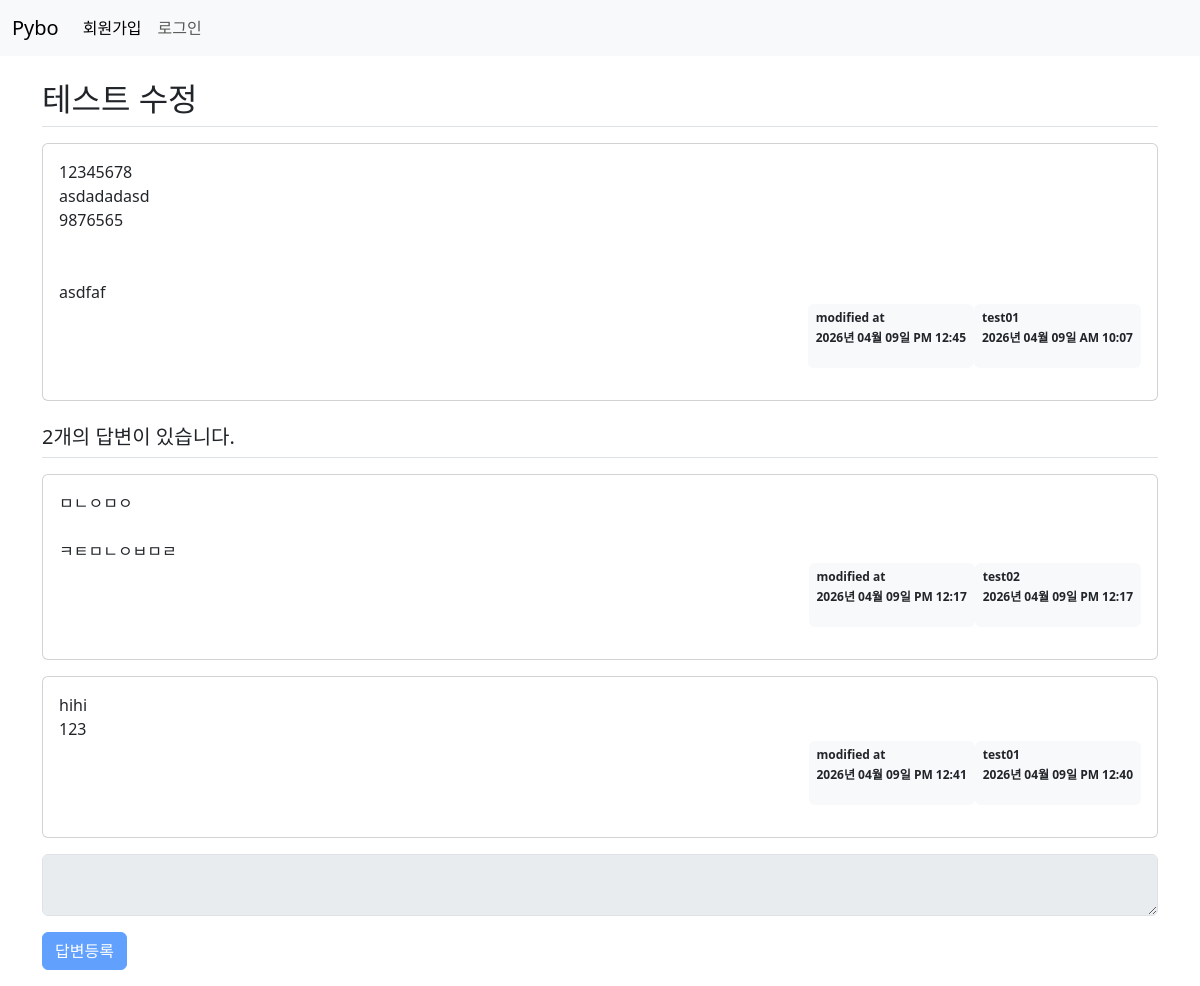
Page /question/detail/306/ on the committed database.
### pybo/models.py (models this page shows)
class Question(db.Model):
    id = db.Column(db.Integer, primary_key=True)
    subject = db.Column(db.String(200), nullable = False)  # string 200자 제한
    content = db.Column(db.Text(), nullable = False)
    create_date =  db.Column(db.DateTime(), nullable = False)
    user_id = db.Column(db.Integer, db.ForeignKey('user.id', ondelete = 'CASCADE', onupdate = 'CASCADE'), nullable = False) #, server_default = '1')
    user = db.relationship('User', backref = db.backref('question_set'))  # User table 연결 - user가 올린 게시물 바로 확인
    modify_date = db.Column(db.DateTime(), nullable = True)

class User(db.Model):
    id = db.Column(db.Integer, primary_key=True)
    username = db.Column(db.String(150), unique = True, nullable = False)
    password = db.Column(db.String(200), nullable = False)
    email = db.Column(db.String(120), unique = True, nullable = False)

class Answer(db.Model):
    id = db.Column(db.Integer, primary_key=True)
    question_id = db.Column(db.Integer, db.ForeignKey('question.id', ondelete = 'CASCADE', onupdate = 'CASCADE'))  # Question의 id를 가져옴
    question = db.relationship('Question', backref = db.backref('answer_set'))  # Question table과 연결
    content = db.Column(db.Text(), nullable = False)
    create_date = db.Column(db.DateTime(), nullable = False)
    user_id = db.Column(db.Integer, db.ForeignKey('user.id', ondelete = 'CASCADE', onupdate = 'CASCADE'), nullable = False)
    user = db.relationship('User', backref = db.backref('answer_set'))
    modify_date = db.Column(db.DateTime(), nullable = True)

### pybo/views/question_views.py (the view)
@bp.route('/detail/<int:question_id>/')
def detail(question_id):
    form = AnswerForm()
    question = Question.query.get(question_id)
    return render_template('question/question_detail.html', question = question, form = form)

### pybo/forms.py
class AnswerForm(FlaskForm):
    content = TextAreaField('내용', validators=[DataRequired('답변 내용은 필수 입력 항목입니다.')])

### pybo/filter.py (called while the page is built)
def format_datetime(value, fmt="%Y년 %m월 %d일 %p %I:%M"):
    return value.strftime(fmt)

### pybo/views/auth_views.py (called while the page is built)
@bp.before_app_request
def load_logged_in_user():
    user_id = session.get('user_id')            # 세션에 들어간 유저 정보 확인 - flask g 모듈
    if user_id is None:
        g.user = None
    else:
        g.user = User.query.get(user_id)

### pybo/templates/question/question_detail.html (shortened to what this page needs)
{% extends 'base.html' %}
{% block content %}
    <div class="container my-3">
        <h2 class="border-bottom py-2">{{ question.subject }}</h2>
        <div class="card my-3">
            <div class="card-body">
                <div class="card-text" style="white-space: pre-line;">{{ question.content }}</div>
                <div class="d-flex justify-content-end">
                    {% if question.modify_date %}
                    <div class="badge bg-light text-dark p-2 text-start">
                        <p class="mb-2">modified at</p>
                        <p>{{ question.modify_date | datetime }}</p>
                    </div>
                    {% endif %}
                    <div class="badge bg-light text-dark p-2 text-start">
                        <p class="mb-2">{{ question.user.username }}</p>
                        <p>{{ question.create_date | datetime }}</p>
                    </div>
                </div>
            </div>
        </div>
        <h5 class="border-bottom my-3 py-2">{{ question.answer_set|length }}개의 답변이 있습니다.</h5>
        {% for answer in question.answer_set %}
        <div class="card my-3">
            <div class="card-body">
                <div class="card-text" style="white-space: pre-line;">{{ answer.content }}</div>
                <div class="d-flex justify-content-end">
                    {% if answer.modify_date %}
                    <div class="badge bg-light text-dark p-2 text-start">
                        <p class="mb-2">modified at</p>
                        <p>{{ answer.modify_date | datetime }}</p>
                    </div>
                    {% endif %}
                    <div class="badge bg-light text-dark p-2 text-start">
                        <p class="mb-2">{{ answer.user.username}}</p>
                        <p>{{ answer.create_date | datetime }}</p>
                    </div>
                </div>
            </div>
        </div>
        {% endfor %}
        <form action="{{ url_for('answer.create', question_id=question.id) }}" method="post" class="my-3" novalidate>
            <div class="mb-3">
                {{ form.content(class='form-control', disabled=(not g.user)) }}
            </div>
            <input type="submit" value="답변등록" class="btn btn-primary" {% if not g.user %}disabled{% endif %}>
        </form>
    </div>
{% endblock %}

### pybo/templates/base.html (shortened to what this page needs)
<!DOCTYPE html>
<html lang="en">
<head>
    <link rel="stylesheet" href="https://cdn.jsdelivr.net/npm/bootstrap@5.3.8/dist/css/bootstrap.min.css">
    <link rel="stylesheet" href="{{ url_for('static', filename = 'style.css') }}">
</head>
<body>
    {% include 'navbar.html' %}
    {% block content %}
    {% endblock %}
</body>
</html>

### pybo/templates/navbar.html (shortened to what this page needs)
<nav class="navbar navbar-expand-md bg-body-tertiary">
  <div class="container-fluid">
    <a class="navbar-brand" href="{{ url_for('main.index') }}">Pybo</a>
    <div class="collapse navbar-collapse" id="navbarNav">
      {% if g.user %}
      <ul class="navbar-nav">
        <li class="nav-item">
          <a class="nav-link active" href="{{ url_for('auth.logout') }}">{{ g.user.username }} 로그아웃</a>
        </li>
      </ul>
      {% else %}
      <ul class="navbar-nav">
        <li class="nav-item">
          <a class="nav-link active" aria-current="page" href="{{ url_for('auth.signup') }}">회원가입</a>
        </li>
        <li class="nav-item">
          <a class="nav-link" href="{{ url_for('auth.login') }}">로그인</a>
        </li>
      </ul>
      {% endif %}
    </div>
  </div>
</nav>

### rows in the picture
Question: subject "테스트 수정", content "12345678 asdadadasd 9876565 asdfaf", modify_date "2026년 04월 09일 PM 12:45", create_date "2026년 04월 09일 AM 10:07"
User: user.username "test01"
Answer: content "ㅁㄴㅇㅁㅇ ㅋㅌㅁㄴㅇㅂㅁㄹ", modify_date "2026년 04월 09일 PM 12:17", user.username "test02", create_date "2026년 04월 09일 PM 12:17"
Answer: content "hihi 123", modify_date "2026년 04월 09일 PM 12:41", user.username "test01", create_date "2026년 04월 09일 PM 12:40"

### other values in the picture
{{ question.answer_set|length }} "2"
